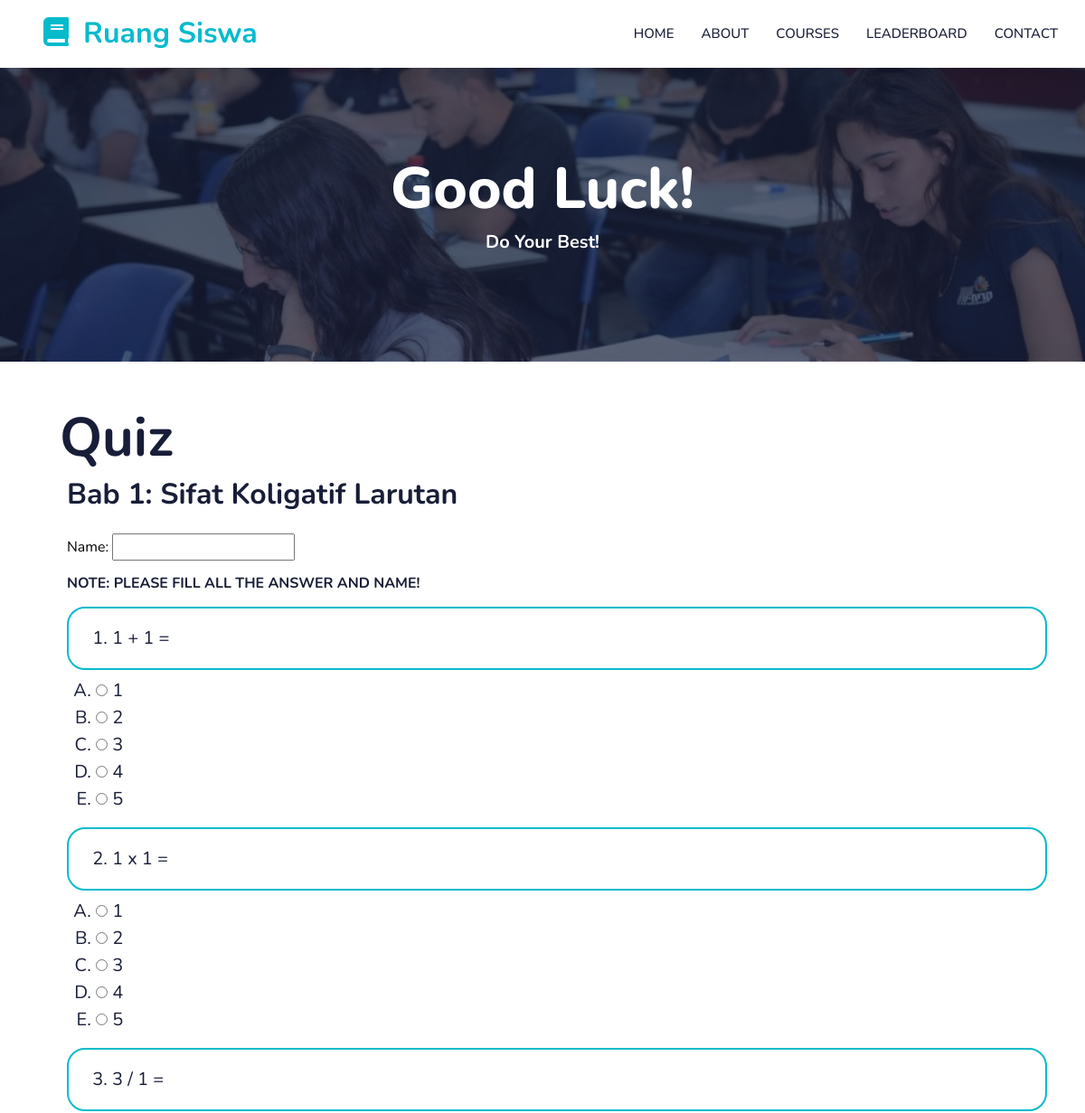
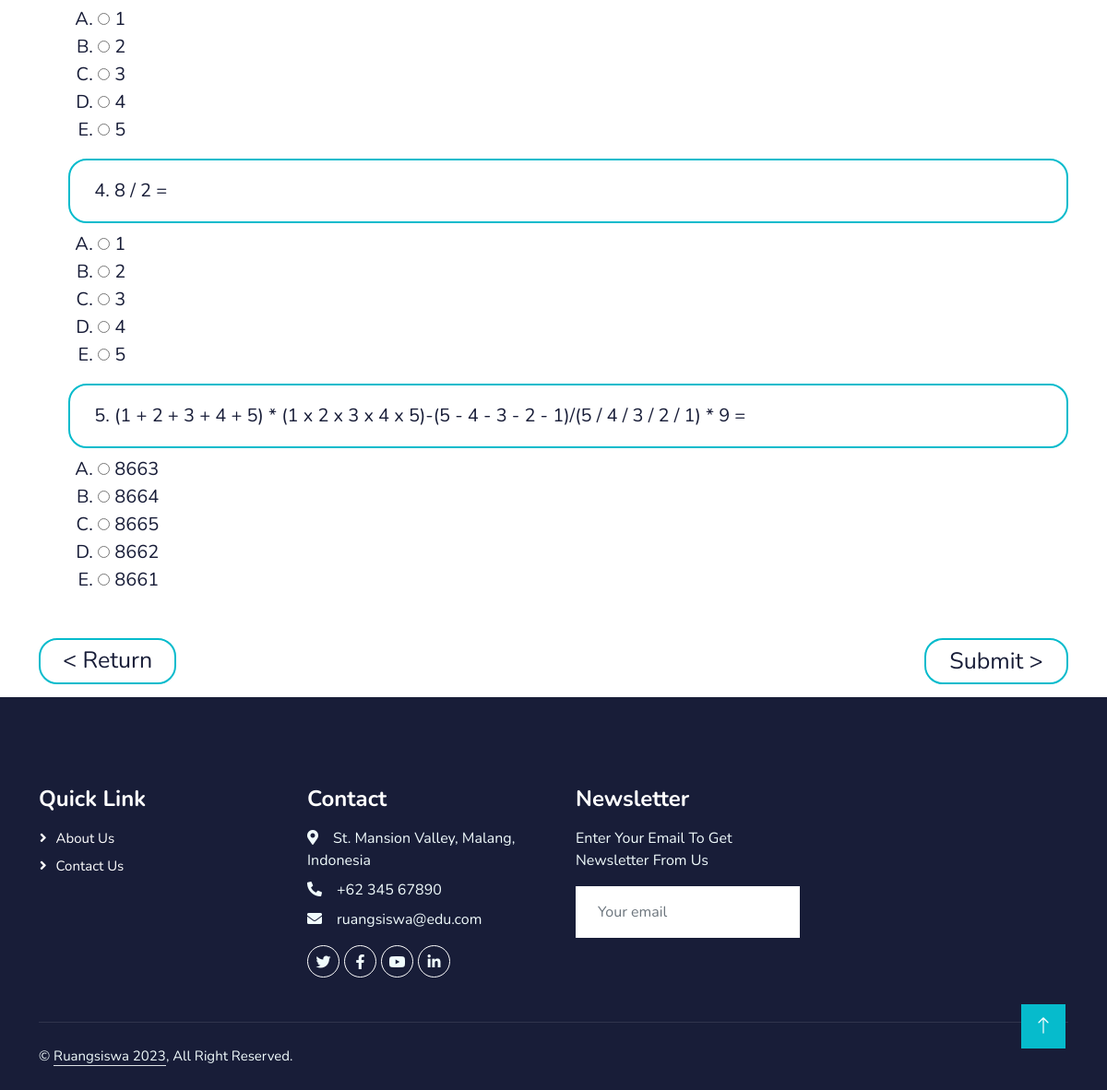
Page /Quiz/Quiz.php?cls=12&ch=1&qd=1&crs=1 on the committed database (2 pictures, top to bottom).
### tables this page shows
CREATE TABLE `chapter` (
  `ChapterID` int(11) NOT NULL,
  `CourseID` int(11) NOT NULL,
  `ChapterName` varchar(100) NOT NULL
);

CREATE TABLE `quizquestion` (
  `QuizQuestionID` int(11) NOT NULL,
  `QuizID` int(11) NOT NULL,
  `Question` mediumtext NOT NULL,
  `CorrectAnswer` int(11) NOT NULL
);

CREATE TABLE `quizanswer` (
  `answerQuizID` int(11) NOT NULL,
  `quizID` int(11) NOT NULL,
  `quizQuestionID` int(11) NOT NULL,
  `AnswerQuiz` varchar(1000) NOT NULL
);

### Quiz/Quiz.php (the view, shortened to what this page needs)
<?php
$class = $_GET['cls'];
$chpt = $_GET['ch'];
$qid = $_GET['qd'];
 require_once 'connection.php';
 $ch = "select * from chapter where chapterID = 2";
 $chapterQ = $conn->query($ch);
 $sql = "SELECT * FROM course
    JOIN chapter ON (course.CourseID = chapter.CourseID)
    JOIN sesi ON (chapter.ChapterID = sesi.ChapterID)
    WHERE chapter.ChapterID = $chpt";
 $ret = $conn->query($sql);
?>
<!DOCTYPE html>
<html lang="en">
<head>
    <link href="https://cdnjs.cloudflare.com/ajax/libs/font-awesome/5.10.0/css/all.min.css" rel="stylesheet">
    <link href="https://cdn.jsdelivr.net/npm/bootstrap-icons@1.4.1/font/bootstrap-icons.css" rel="stylesheet">
    <link href="../lib/animate/animate.min.css" rel="stylesheet">
    <link href="../lib/owlcarousel/assets/owl.carousel.min.css" rel="stylesheet">
    <link href="../css/bootstrap.min.css" rel="stylesheet">
    <link href="../css/style.css" rel="stylesheet">
</head>
<body>
    <nav class="navbar navbar-expand-lg bg-white navbar-light shadow sticky-top p-0">
        <a href="index.php" class="navbar-brand d-flex align-items-center px-4 px-lg-5">
            <h2 class="m-0 text-primary"><i class="fa fa-book me-3"></i>Ruang Siswa</h2>
        </a>
        <div class="collapse navbar-collapse" id="navbarCollapse">
            <div class="navbar-nav ms-auto p-4 p-lg-0">
            <a href="../index.php" class="nav-item nav-link">Home</a>
                <a href="../about.php" class="nav-item nav-link">About</a>
                <a href="../Courses/Courses.php" class="nav-item nav-link">Courses</a>
                <a href="../leaderboards.php" class="nav-item nav-link">Leaderboard</a>
                <a href="../contact.php" class="nav-item nav-link">Contact</a>
            </div>
            </div>
    </nav>
    <div class="container-fluid bg-primary py-5 mb-5 page-header">
        <div class="container py-5">
            <div class="row justify-content-center">
                <div class="col-lg-10 text-center">
                <h1 class="display-3 text-white animated slideInDown">Good Luck!</h1>
                    <nav aria-label="breadcrumb">
                        <ol class="breadcrumb justify-content-center">
                            <h5 class="text-white"> Do Your Best!</h5>
                        </ol>
                    </nav>
                </div>
            </div>
        </div>
    </div>
    <?php
    $chapter = mysqli_fetch_assoc($chapterQ);
    $return = mysqli_fetch_assoc($ret);
    ?>
        <div class="container">
            <h1 class="text-dark upscale-50 px-4">Quiz</h1>
            <h2 class="text-dark px-7"><?php echo $chapter['ChapterName']?></h2>
            <form action="../score.php?cls=<?php echo $class?>&ch=<?php echo $return['ChapterID']?>&crs=<?php echo $return['CourseID']?>" method="post">
            <div class="px-7 py-3 fs">
                <label class="fs" for="Name">Name:</label>
                    <input type="text" name="Name" placeholder="">
            </div>
            <h6 class="px-7"> NOTE: PLEASE FILL ALL THE ANSWER AND NAME!</h6>
            <ol>
            <?php
            for($i = 1 ; $i <= 5 ; $i++){
                require_once 'connection.php';
                $q = "select * from quizquestion where QuizID = $qid AND QuizQuestionID = $i";
                $query = mysqli_query($conn,$q);
                ?>
                <?php
                while($rows = mysqli_fetch_array($query)){
                ?>
                <div class="py-2">
                        <h1 class="btn-lg-crcl px-5"><li class="upscale-20 text-dark"><?php echo $rows["Question"];?></h1>
                            <ol type="A">
                                    <?php
                                    $q = "select * from quizanswer where QuizID = $qid AND quizQuestionID = $i";
                                    $query = mysqli_query($conn,$q);
                                    while($rows = mysqli_fetch_array($query) ){
                                        ?>
                                        <li class="text-dark upscale-20">
                                        <input type="radio" name="quizcheck[<?php echo $rows['quizQuestionID']?>]" value="<?php echo $rows['answerQuizID']?>">
                                        <?php echo $rows['AnswerQuiz']?>
                                        </li>
                                    <?php
                                    }
                                    ?>
                            </ol>
                </div>
                <?php
                }
            }
            ?>
            </ol>
        </div>
        <div class="container">
            <div class="py-4">
                <input type="button" value="< Return" class="btn btn-lg-refin-l upscale-30 px-4 py-1" onclick="history.back()">
                <input type="submit" name="submit" Value="Submit >" class="btn btn-lg-refin-r m-auto d-block" /> <br>
            </div>
        </div>
    <div class="container-fluid bg-dark text-light footer pt-5 mt-6 wow fadeIn" data-wow-delay="0.1s">
        <div class="container py-5">
            <div class="row g-5">
                <div class="col-lg-3 col-md-6">
                    <h4 class="text-white mb-3">Quick Link</h4>
                    <a class="btn btn-link" href="../about.php">About Us</a>
                    <a class="btn btn-link" href="../contact.php">Contact Us</a>
                </div>
                <div class="col-lg-3 col-md-6">
                    <h4 class="text-white mb-3">Contact</h4>
                    <p class="mb-2"><i class="fa fa-map-marker-alt me-3"></i>St. Mansion Valley, Malang, Indonesia</p>
                    <p class="mb-2"><i class="fa fa-phone-alt me-3"></i>+62 345 67890</p>
                    <p class="mb-2"><i class="fa fa-envelope me-3"></i>ruangsiswa@edu.com</p>
                    <div class="d-flex pt-2">
                        <a class="btn btn-outline-light btn-social" href="www.twitter.com"><i class="fab fa-twitter"></i></a>
                        <a class="btn btn-outline-light btn-social" href="www.facebook.com"><i class="fab fa-facebook-f"></i></a>
                        <a class="btn btn-outline-light btn-social" href="www.youtube.com"><i class="fab fa-youtube"></i></a>
                        <a class="btn btn-outline-light btn-social" href="www.linkedin.com"><i class="fab fa-linkedin-in"></i></a>
                    </div>
                </div>
                <div class="col-lg-3 col-md-6">
                    <h4 class="text-white mb-3">Newsletter</h4>
                    <p>Enter Your Email To Get Newsletter From Us</p>
                    <div class="position-relative mx-auto" style="max-width: 400px;">
                        <input class="form-control border-0 w-100 py-3 ps-4 pe-5" type="text" placeholder="Your email">
                    </div>
                </div>
            </div>
        </div>
        <div class="container">
            <div class="copyright">
                <div class="row">
                    <div class="col-md-6 text-center text-md-start mb-3 mb-md-0">
                        &copy; <a class="border-bottom" href="#">Ruangsiswa 2023</a>, All Right Reserved.
                    </div>
                    <div class="col-md-6 text-center text-md-end">
                    </div>
                </div>
            </div>
        </div>
    </div>
    <a href="#" class="btn btn-lg btn-primary btn-lg-square back-to-top"><i class="bi bi-arrow-up"></i></a>
</body>
</html>

### css/style.css (style rules this page uses)
:root { --primary: #06BBCC; --light: #F0FBFC; --white: #FFFFFF; --dark: #181d38; }
.back-to-top { position: fixed; display: none; right: 45px; bottom: 45px; z-index: 99; }
.upscale-50 { font-size: 60px; }
.upscale-30 { font-size: 30px; }
.upscale-20 { font-size: 20px; }
.fs { font-family: 'Nunito', sans-serif; }
.btn { font-family: 'Nunito', sans-serif; font-weight: 600; transition: .5s; }
.btn.btn-primary, .btn.btn-secondary { color: #FFFFFF; }
.btn-lg-square { width: 48px; height: 48px; }
.btn-lg-refin-r { width: 156px; height: 50px; max-width: 100%; }
.btn-lg-crcl { width: 100%; height: 70px; max-width: 100%; }
.btn-square, .btn-sm-square, .btn-lg-square { padding: 0; display: flex; align-items: center; justify-content: center; font-weight: normal; border-radius: 0px; }
.btn-lg-crcl { padding: 0; display: flex; align-items: center; justify-content: left; font-weight: normal; font-size: 25px; border-radius: 20px; border: 2px solid #06BBCC; color:#181d38; }
.btn-lg-refin-r { padding: 0; display: flex; float: right; align-items: center; justify-content: left; font-weight: normal; font-size: 25px; border-radius: 20px; border: 2px solid #06BBCC; color:#181d38; }
.btn-lg-refin-l { padding: 0; display: inline-block; float: left; text-align: right; align-items: center; justify-content: left; font-weight: normal; font-size: 25px; border-radius: 20px; border: 2px solid #06BBCC; color:#181d38; }
.navbar-light .navbar-nav .nav-link { margin-right: 30px; padding: 25px 0; color: #FFFFFF; font-size: 15px; text-transform: uppercase; outline: none; }
.navbar-light .navbar-brand, .navbar-light a.btn { height: 75px; }
.navbar-light .navbar-nav .nav-link { color: var(--dark); font-weight: 500; }
.navbar-light.sticky-top { top: -100px; transition: .5s; }
.page-header { background: linear-gradient(rgba(24, 29, 56, .7), rgba(24, 29, 56, .7)), url(../img/carousel-1.jpg); background-position: center center; background-repeat: no-repeat; background-size: cover; }
.footer .btn.btn-social { margin-right: 5px; width: 35px; height: 35px; display: flex; align-items: center; justify-content: center; color: var(--light); font-weight: normal; border: 1px solid #FFFFFF; border-radius: 35px; transition: .3s; }
.footer .btn.btn-link { display: block; margin-bottom: 5px; padding: 0; text-align: left; color: #FFFFFF; font-size: 15px; font-weight: normal; text-transform: capitalize; transition: .3s; }
.footer .btn.btn-link::before { position: relative; content: "\f105"; font-family: "Font Awesome 5 Free"; font-weight: 900; margin-right: 10px; }
.footer .copyright { padding: 25px 0; font-size: 15px; border-top: 1px solid rgba(256, 256, 256, .1); }
.footer .copyright a { color: var(--light); }

### rows in the picture
chapter: ChapterName "Bab 1: Sifat Koligatif Larutan"
quizquestion: Question "1 + 1 ="
quizanswer: AnswerQuiz "1"
quizanswer: AnswerQuiz "2"
quizanswer: AnswerQuiz "3"
quizanswer: AnswerQuiz "4"
quizanswer: AnswerQuiz "5"
quizquestion: Question "1 x 1 ="
quizanswer: AnswerQuiz "1"
quizanswer: AnswerQuiz "2"
quizanswer: AnswerQuiz "3"
quizanswer: AnswerQuiz "4"
quizanswer: AnswerQuiz "5"
quizquestion: Question "3 / 1 ="
quizanswer: AnswerQuiz "1"
quizanswer: AnswerQuiz "2"
quizanswer: AnswerQuiz "3"
quizanswer: AnswerQuiz "4"
quizanswer: AnswerQuiz "5"
quizquestion: Question "8 / 2 ="
quizanswer: AnswerQuiz "1"
quizanswer: AnswerQuiz "2"
quizanswer: AnswerQuiz "3"
quizanswer: AnswerQuiz "4"
quizanswer: AnswerQuiz "5"
quizquestion: Question "(1 + 2 + 3 + 4 + 5) * (1 x 2 x 3 x 4 x 5)-(5 - 4 - 3 - 2 - 1)/(5 / 4 / 3 / 2 / 1) * 9 ="
quizanswer: AnswerQuiz "8663"
quizanswer: AnswerQuiz "8664"
quizanswer: AnswerQuiz "8665"
quizanswer: AnswerQuiz "8662"
quizanswer: AnswerQuiz "8661"
